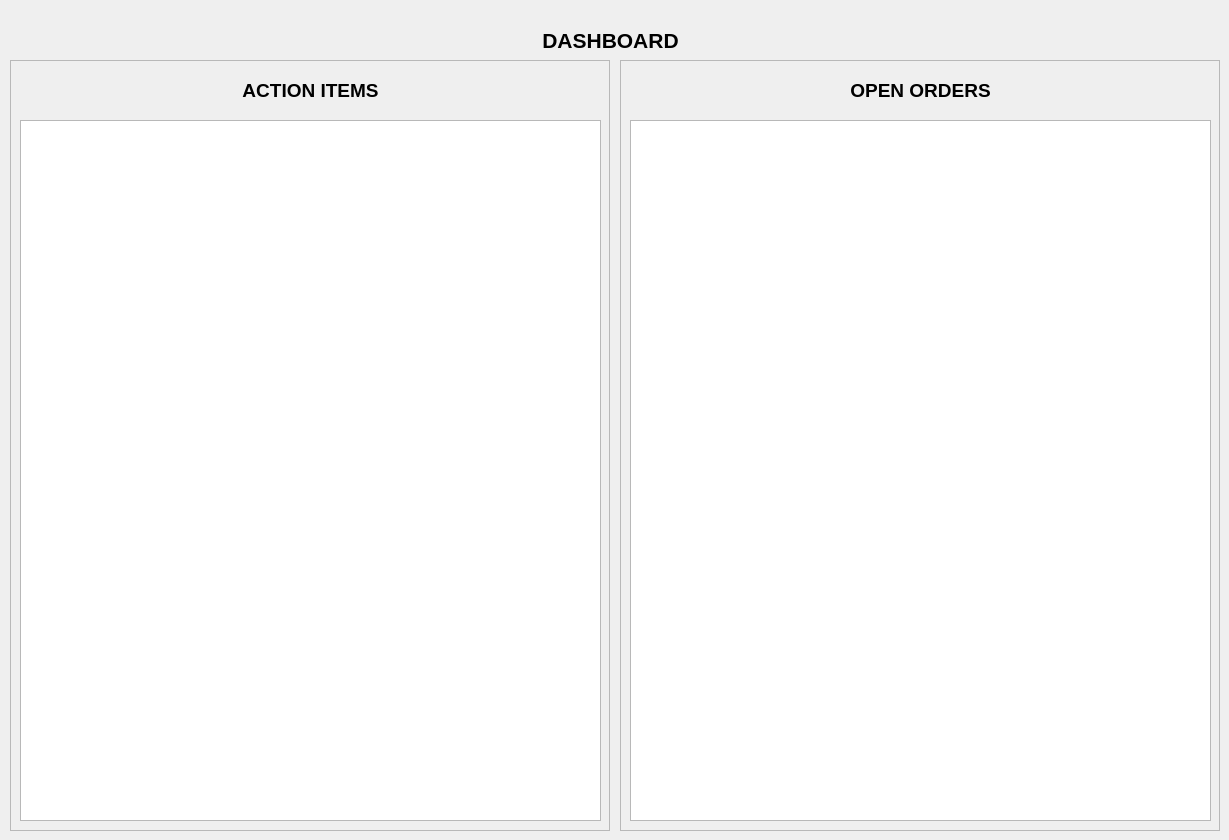
    <widget class="QWidget" name="dashboard">
     <widget class="QLabel" name="label_14">
      <property name="geometry">
       <rect>
        <x>400</x>
        <y>30</y>
        <width>421</width>
        <height>21</height>
       </rect>
      </property>
      <property name="sizePolicy">
       <sizepolicy hsizetype="Ignored" vsizetype="Preferred">
        <horstretch>0</horstretch>
        <verstretch>0</verstretch>
       </sizepolicy>
      </property>
      <property name="font">
       <font>
        <pointsize>16</pointsize>
        <weight>75</weight>
        <bold>true</bold>
       </font>
      </property>
      <property name="text">
       <string>DASHBOARD</string>
      </property>
      <property name="alignment">
       <set>Qt::AlignCenter</set>
      </property>
     </widget>
     <widget class="QFrame" name="actionListContainer">
      <property name="geometry">
       <rect>
        <x>10</x>
        <y>60</y>
        <width>600</width>
        <height>771</height>
       </rect>
      </property>
      <property name="frameShape">
       <enum>QFrame::StyledPanel</enum>
      </property>
      <property name="frameShadow">
       <enum>QFrame::Raised</enum>
      </property>
      <widget class="QTableWidget" name="tbActionList">
       <property name="geometry">
        <rect>
         <x>10</x>
         <y>60</y>
         <width>581</width>
         <height>701</height>
        </rect>
       </property>
      </widget>
      <widget class="QLabel" name="lbActionList">
       <property name="geometry">
        <rect>
         <x>90</x>
         <y>20</y>
         <width>421</width>
         <height>20</height>
        </rect>
       </property>
       <property name="sizePolicy">
        <sizepolicy hsizetype="Ignored" vsizetype="Preferred">
         <horstretch>0</horstretch>
         <verstretch>0</verstretch>
        </sizepolicy>
       </property>
       <property name="font">
        <font>
         <pointsize>14</pointsize>
         <weight>75</weight>
         <bold>true</bold>
        </font>
       </property>
       <property name="text">
        <string>ACTION ITEMS</string>
       </property>
       <property name="alignment">
        <set>Qt::AlignCenter</set>
       </property>
      </widget>
     </widget>
     <widget class="QFrame" name="openOrdersContainer">
      <property name="geometry">
       <rect>
        <x>620</x>
        <y>60</y>
        <width>600</width>
        <height>771</height>
       </rect>
      </property>
      <property name="frameShape">
       <enum>QFrame::StyledPanel</enum>
      </property>
      <property name="frameShadow">
       <enum>QFrame::Raised</enum>
      </property>
      <widget class="QTableWidget" name="tbOpenOrders">
       <property name="geometry">
        <rect>
         <x>10</x>
         <y>60</y>
         <width>581</width>
         <height>701</height>
        </rect>
       </property>
      </widget>
      <widget class="QLabel" name="lbOpenOrders">
       <property name="geometry">
        <rect>
         <x>90</x>
         <y>20</y>
         <width>421</width>
         <height>20</height>
        </rect>
       </property>
       <property name="sizePolicy">
        <sizepolicy hsizetype="Ignored" vsizetype="Preferred">
         <horstretch>0</horstretch>
         <verstretch>0</verstretch>
        </sizepolicy>
       </property>
       <property name="font">
        <font>
         <pointsize>14</pointsize>
         <weight>75</weight>
         <bold>true</bold>
        </font>
       </property>
       <property name="text">
        <string>OPEN ORDERS</string>
       </property>
       <property name="alignment">
        <set>Qt::AlignCenter</set>
       </property>
      </widget>
     </widget>
    </widget>
